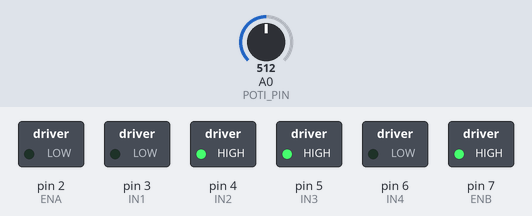
The sketch below on a simulated Arduino Uno, built with avr-gcc and run on an emulated ATmega328P. Shown: switched loads named in the sketch (green lamp = pin HIGH). The inputs (shaded band) are chosen by the test bench; at power-on: A0 (POTI_PIN) = 512. What the sketch prints to the serial monitor is not drawn.

Above: at 1.2 s.
1.3 s: A0 (POTI_PIN) set to 531
At 1.7 s:
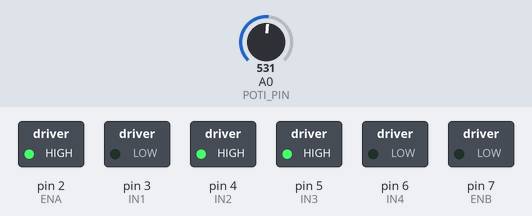
2.8 s: A0 (POTI_PIN) set to 511
At 4.0 s:
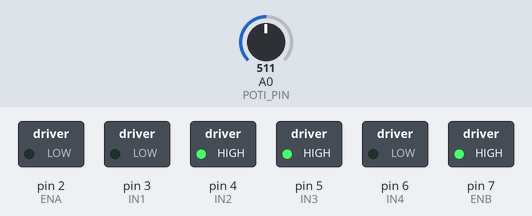
4.3 s: A0 (POTI_PIN) set to 716
At 5.2 s:
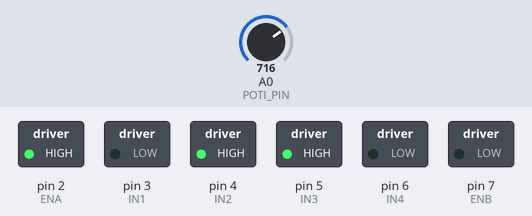
Timing chart, 0 to 7.3 s (numbered marks = the images above; inputs shaded):
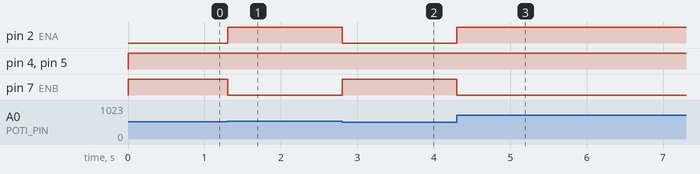

Measured:
- the behaviour switches between 513 and 514 on A0 (POTI_PIN) (found by bisection; images 0 and 1)
- after the input at 1.3 s, pin 2 (ENA): LOW → HIGH at once; pin 7 (ENB): HIGH → LOW at once
- after the input at 2.8 s, pin 2 (ENA): HIGH → LOW at once; pin 7 (ENB): LOW → HIGH at once
- after the input at 4.3 s, pin 2 (ENA): LOW → HIGH at once; pin 7 (ENB): HIGH → LOW at once

The sketch:

dcMotorL298N.ino
```cpp
// Ansteuern von 2 DC-Motoren mit einem L298N Motor Shield
// Die Drehrichtung der Motoren wird über die Beschaltung der IN1/IN2-Eingänge (Motor A)
// bzw. IN3/IN4-Eingänge bestimmt
// Die Geschwindigkeit wird als PWM Signal an den Eingängen ENA und ENB geregetl
// wird ENA und ENB mit den Jumpern auf dem Motor Shield auf +5V gelegt, laufen
// die Motoren immer mit voller Geschwindigkeit (keine Regelung, 100% PWM)

// Das Potentiometer wird an Pin A0 angeschlossen, um die Drehzahl zu regulieren
#define POTI_PIN A0

// Motor A
const int ENA = 2; // GPIO muss PWM-fähig sein
const int IN1 = 3;
const int IN2 = 4;

// Motor B
const int IN3 = 5;
const int IN4 = 6;
const int ENB = 7; // GPIO muss PWM-fähig sein

int speed;

void setup() {
  // Serielle Ausgabe der Geschwindigkeit an den PC
  Serial.begin(115200);

  // Potentiometer
  pinMode( POTI_PIN, INPUT );

  // Motor
  pinMode(IN1, OUTPUT);
  pinMode(IN2, OUTPUT);
  pinMode(ENA, OUTPUT);

  pinMode(IN3, OUTPUT);
  pinMode(IN4, OUTPUT);
  pinMode(ENB, OUTPUT);
}

void loop() {
  int potiWert = analogRead( POTI_PIN );

   // analogen Poti-Wert (0...1023) in PWM-Signal (0....255) umrechnen
  speed = map(potiWert, 0, 1023, 0, 255);
  Serial.println("Speed: " + String( speed ));

  TurnMotorA();
  TurnMotorB();
}

void TurnMotorA() {
  // Drehrichtung und Geschwindigkeit für Motor A setzen
  digitalWrite(IN1, LOW);
  digitalWrite(IN2, HIGH);
  analogWrite(ENA, speed);
}

void TurnMotorB() {
  // Drehrichtung und Geschwindigkeit für Motor B setzen
  digitalWrite(IN3, HIGH); // Drehrichtung invers zu Motor A
  digitalWrite(IN4, LOW);
  analogWrite(ENB, 255-speed); // Geschwindigkeit invers zu Motor A
}
```
